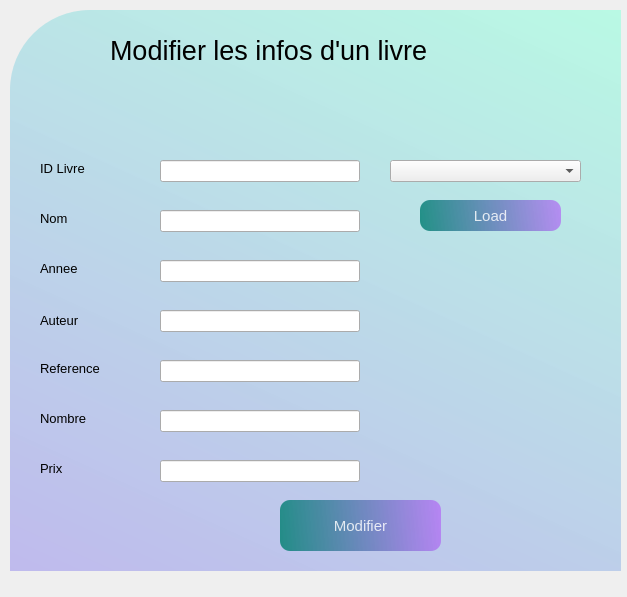
<?xml version="1.0" encoding="UTF-8"?>
<ui version="4.0">
 <class>Modifier</class>
 <widget class="QDialog" name="Modifier">
  <property name="geometry">
   <rect>
    <x>0</x>
    <y>0</y>
    <width>627</width>
    <height>597</height>
   </rect>
  </property>
  <property name="font">
   <font>
    <pointsize>10</pointsize>
   </font>
  </property>
  <property name="windowTitle">
   <string>Dialog</string>
  </property>
  <widget class="QWidget" name="widget" native="true">
   <property name="geometry">
    <rect>
     <x>10</x>
     <y>10</y>
     <width>611</width>
     <height>581</height>
    </rect>
   </property>
   <widget class="QLabel" name="label">
    <property name="geometry">
     <rect>
      <x>0</x>
      <y>0</y>
      <width>611</width>
      <height>561</height>
     </rect>
    </property>
    <property name="styleSheet">
     <string notr="true">border-top-left-radius: 80px;
background-color: qlineargradient(spread:pad, x1:1, y1:0, x2:0, y2:2, stop:0 rgba(158, 254, 222, 0.671), stop:1 rgba(177, 104, 245, 0.707));</string>
    </property>
    <property name="text">
     <string/>
    </property>
   </widget>
   <widget class="QLabel" name="label_2">
    <property name="geometry">
     <rect>
      <x>100</x>
      <y>20</y>
      <width>401</width>
      <height>41</height>
     </rect>
    </property>
    <property name="font">
     <font>
      <pointsize>20</pointsize>
     </font>
    </property>
    <property name="text">
     <string>Modifier les infos d'un livre</string>
    </property>
   </widget>
   <widget class="QLabel" name="label_3">
    <property name="geometry">
     <rect>
      <x>30</x>
      <y>200</y>
      <width>55</width>
      <height>16</height>
     </rect>
    </property>
    <property name="font">
     <font>
      <pointsize>10</pointsize>
     </font>
    </property>
    <property name="text">
     <string>Nom</string>
    </property>
   </widget>
   <widget class="QLabel" name="label_4">
    <property name="geometry">
     <rect>
      <x>30</x>
      <y>350</y>
      <width>81</width>
      <height>16</height>
     </rect>
    </property>
    <property name="font">
     <font>
      <pointsize>10</pointsize>
     </font>
    </property>
    <property name="text">
     <string>Reference</string>
    </property>
   </widget>
   <widget class="QLabel" name="label_5">
    <property name="geometry">
     <rect>
      <x>30</x>
      <y>300</y>
      <width>55</width>
      <height>20</height>
     </rect>
    </property>
    <property name="font">
     <font>
      <pointsize>10</pointsize>
     </font>
    </property>
    <property name="text">
     <string>Auteur</string>
    </property>
   </widget>
   <widget class="QLabel" name="label_6">
    <property name="geometry">
     <rect>
      <x>30</x>
      <y>400</y>
      <width>71</width>
      <height>16</height>
     </rect>
    </property>
    <property name="font">
     <font>
      <pointsize>10</pointsize>
     </font>
    </property>
    <property name="text">
     <string>Nombre</string>
    </property>
   </widget>
   <widget class="QLabel" name="label_7">
    <property name="geometry">
     <rect>
      <x>30</x>
      <y>450</y>
      <width>55</width>
      <height>16</height>
     </rect>
    </property>
    <property name="font">
     <font>
      <pointsize>10</pointsize>
     </font>
    </property>
    <property name="text">
     <string>Prix</string>
    </property>
   </widget>
   <widget class="QPushButton" name="pushButton">
    <property name="geometry">
     <rect>
      <x>270</x>
      <y>490</y>
      <width>161</width>
      <height>51</height>
     </rect>
    </property>
    <property name="font">
     <font>
      <pointsize>11</pointsize>
     </font>
    </property>
    <property name="styleSheet">
     <string notr="true">QPushButton#pushButton{
	background-color: qlineargradient(spread:pad, x1:0, y1:0.505682, x2:1, y2:0.477, stop:0 rgba(11, 131, 120, 219), stop:1  rgba(177, 104, 245, 0.707));
	color:rgba(255, 255, 255, 210);
	border-radius:10px;
}

QPushButton#pushButton:hover{
	background-color: qlineargradient(spread:pad, x1:0, y1:0.505682, x2:1, y2:0.477, stop:0  rgba(177, 104, 245, 0.707), stop:1 rgba(11, 131, 120, 219));
}

QPushButton#pushButton:pressed{
	padding-left:5px;
	padding-top:5px;
	background-color: qlineargradient(spread:pad, x1:0, y1:0.505682, x2:1, y2:0.477, stop:0  rgba(177, 104, 245, 0.707), stop:1 rgba(11, 131, 120, 219));
}</string>
    </property>
    <property name="text">
     <string>Modifier</string>
    </property>
   </widget>
   <widget class="QLabel" name="label_8">
    <property name="geometry">
     <rect>
      <x>30</x>
      <y>250</y>
      <width>55</width>
      <height>16</height>
     </rect>
    </property>
    <property name="font">
     <font>
      <pointsize>10</pointsize>
     </font>
    </property>
    <property name="text">
     <string>Annee</string>
    </property>
   </widget>
   <widget class="QComboBox" name="comboBox">
    <property name="geometry">
     <rect>
      <x>380</x>
      <y>150</y>
      <width>191</width>
      <height>22</height>
     </rect>
    </property>
   </widget>
   <widget class="QPushButton" name="pushButton_2">
    <property name="geometry">
     <rect>
      <x>410</x>
      <y>190</y>
      <width>141</width>
      <height>31</height>
     </rect>
    </property>
    <property name="font">
     <font>
      <pointsize>11</pointsize>
     </font>
    </property>
    <property name="styleSheet">
     <string notr="true">QPushButton#pushButton_2{
	background-color: qlineargradient(spread:pad, x1:0, y1:0.505682, x2:1, y2:0.477, stop:0 rgba(11, 131, 120, 219), stop:1  rgba(177, 104, 245, 0.707));
	color:rgba(255, 255, 255, 210);
	border-radius:10px;
}

QPushButton#pushButton_2:hover{
	background-color: qlineargradient(spread:pad, x1:0, y1:0.505682, x2:1, y2:0.477, stop:0  rgba(177, 104, 245, 0.707), stop:1 rgba(11, 131, 120, 219));
}

QPushButton#pushButton_2:pressed{
	padding-left:5px;
	padding-top:5px;
	background-color: qlineargradient(spread:pad, x1:0, y1:0.505682, x2:1, y2:0.477, stop:0  rgba(177, 104, 245, 0.707), stop:1 rgba(11, 131, 120, 219));
}</string>
    </property>
    <property name="text">
     <string>Load</string>
    </property>
   </widget>
   <widget class="QLabel" name="label_9">
    <property name="geometry">
     <rect>
      <x>30</x>
      <y>150</y>
      <width>61</width>
      <height>16</height>
     </rect>
    </property>
    <property name="text">
     <string>ID Livre</string>
    </property>
   </widget>
   <widget class="QLineEdit" name="lineEdit">
    <property name="geometry">
     <rect>
      <x>150</x>
      <y>150</y>
      <width>200</width>
      <height>22</height>
     </rect>
    </property>
   </widget>
   <widget class="QLineEdit" name="lineEdit_2">
    <property name="geometry">
     <rect>
      <x>150</x>
      <y>200</y>
      <width>200</width>
      <height>22</height>
     </rect>
    </property>
   </widget>
   <widget class="QLineEdit" name="lineEdit_3">
    <property name="geometry">
     <rect>
      <x>150</x>
      <y>250</y>
      <width>200</width>
      <height>22</height>
     </rect>
    </property>
   </widget>
   <widget class="QLineEdit" name="lineEdit_4">
    <property name="geometry">
     <rect>
      <x>150</x>
      <y>300</y>
      <width>200</width>
      <height>22</height>
     </rect>
    </property>
   </widget>
   <widget class="QLineEdit" name="lineEdit_5">
    <property name="geometry">
     <rect>
      <x>150</x>
      <y>350</y>
      <width>200</width>
      <height>22</height>
     </rect>
    </property>
   </widget>
   <widget class="QLineEdit" name="lineEdit_6">
    <property name="geometry">
     <rect>
      <x>150</x>
      <y>400</y>
      <width>200</width>
      <height>22</height>
     </rect>
    </property>
   </widget>
   <widget class="QLineEdit" name="lineEdit_7">
    <property name="geometry">
     <rect>
      <x>150</x>
      <y>450</y>
      <width>200</width>
      <height>22</height>
     </rect>
    </property>
   </widget>
  </widget>
 </widget>
 <resources/>
 <connections/>
</ui>
